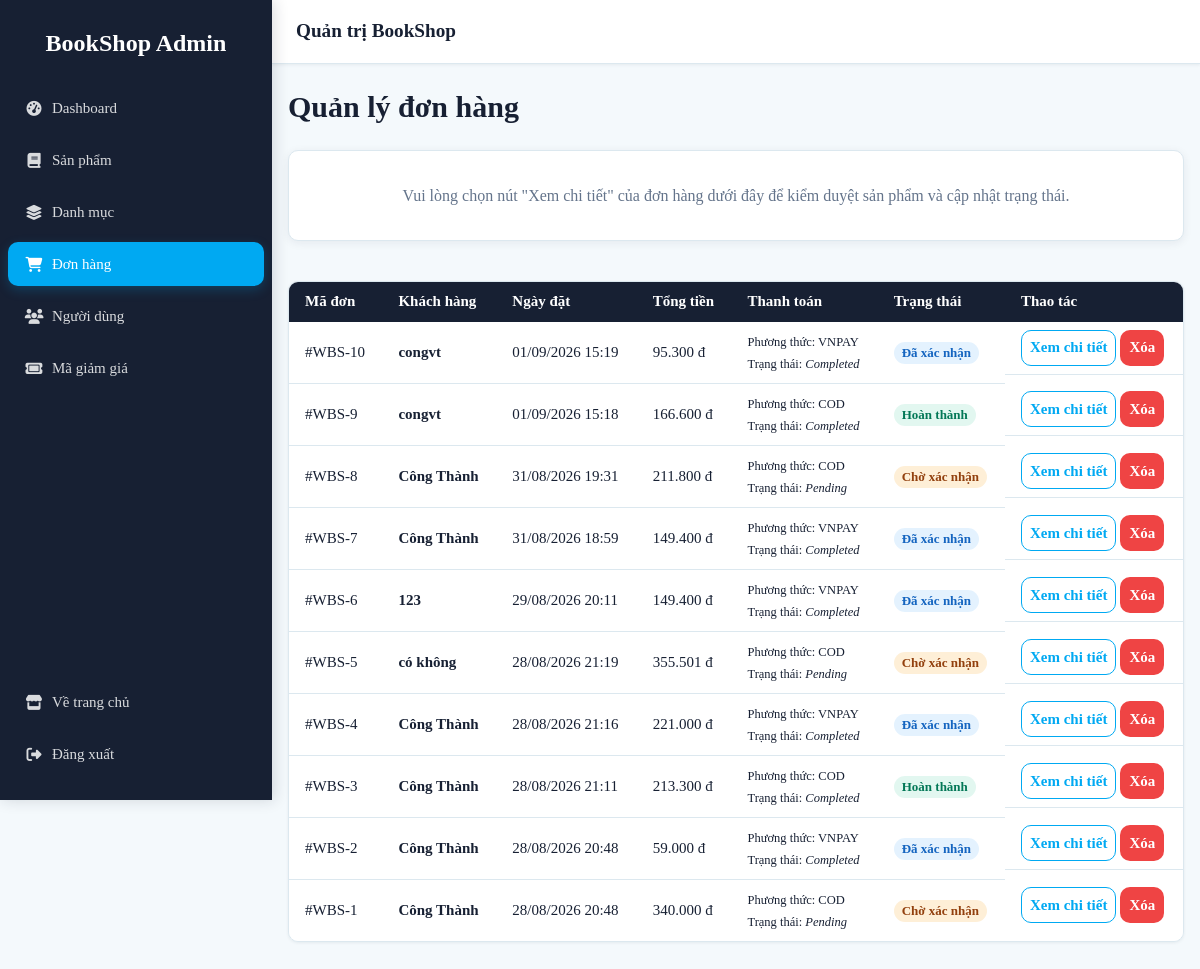
/admin/orders.php (signed in), run on an earlier commit of the app's database.
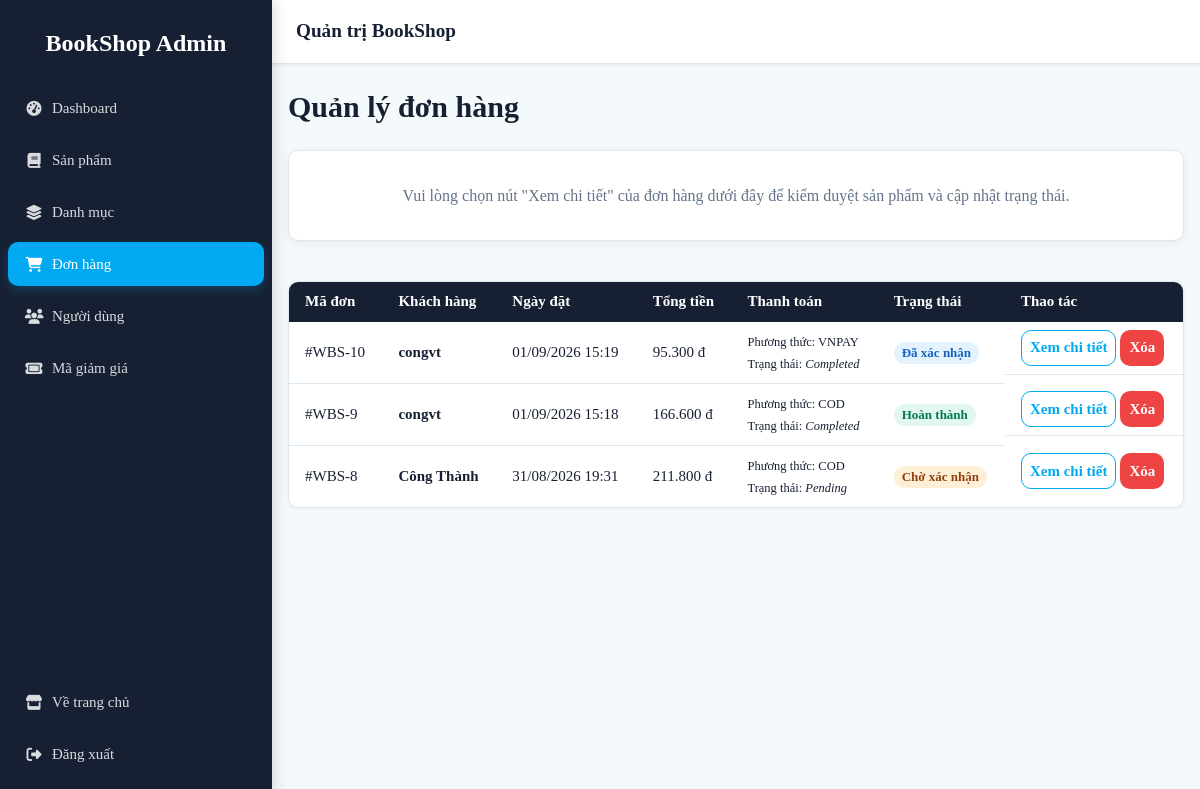
And on a later commit of the database.
### tables this page shows
CREATE TABLE `order` (
  `OrderID` int NOT NULL AUTO_INCREMENT,
  `CustomerID` int DEFAULT NULL,
  `EmployeeID` int DEFAULT NULL,
  `VoucherID` int DEFAULT NULL,
  `OrderDate` datetime DEFAULT CURRENT_TIMESTAMP,
  `ShippingAddress` text NOT NULL,
  `OrderStatus` enum('Pending','Processing','Shipped','Delivered','Cancelled') DEFAULT 'Pending',
  `TotalAmount` decimal(15,2) NOT NULL,
  `Note` text,
  PRIMARY KEY (`OrderID`),
  KEY `fk_order_user` (`CustomerID`),
  KEY `fk_order_voucher` (`VoucherID`),
  KEY `fk_order_employee` (`EmployeeID`),
  CONSTRAINT `fk_order_employee` FOREIGN KEY (`EmployeeID`) REFERENCES `user` (`CustomerID`) ON DELETE SET NULL,
  CONSTRAINT `fk_order_user` FOREIGN KEY (`CustomerID`) REFERENCES `user` (`CustomerID`) ON DELETE CASCADE,
  CONSTRAINT `fk_order_voucher` FOREIGN KEY (`VoucherID`) REFERENCES `voucher` (`VoucherID`) ON DELETE SET NULL
);

CREATE TABLE `user` (
  `CustomerID` int NOT NULL AUTO_INCREMENT,
  `RoleID` int DEFAULT NULL,
  `LastName` varchar(50) NOT NULL,
  `FirstName` varchar(50) NOT NULL,
  `Email` varchar(100) NOT NULL,
  `Password` varchar(255) NOT NULL,
  `Phone` varchar(20) DEFAULT NULL,
  `Address` text,
  `CreatedDate` datetime DEFAULT CURRENT_TIMESTAMP,
  `username` varchar(100) DEFAULT NULL,
  `ResetToken` varchar(10) DEFAULT NULL,
  `ResetTokenExpires` datetime DEFAULT NULL,
  PRIMARY KEY (`CustomerID`),
  UNIQUE KEY `Email` (`Email`),
  KEY `fk_user_role` (`RoleID`),
  CONSTRAINT `fk_user_role` FOREIGN KEY (`RoleID`) REFERENCES `role` (`RoleID`) ON DELETE SET NULL
);

CREATE TABLE `payment` (
  `PaymentID` int NOT NULL AUTO_INCREMENT,
  `OrderID` int DEFAULT NULL,
  `PaymentMethod` varchar(50) NOT NULL,
  `PaymentStatus` enum('Pending','Completed','Failed','Refunded') DEFAULT 'Pending',
  `PaymentDate` datetime DEFAULT NULL,
  PRIMARY KEY (`PaymentID`),
  KEY `fk_payment_order` (`OrderID`),
  CONSTRAINT `fk_payment_order` FOREIGN KEY (`OrderID`) REFERENCES `order` (`OrderID`) ON DELETE CASCADE
);

### admin/orders.php (the view, shortened to what the changed rows need)
<?php
require_once 'data.php';
require_once 'partials.php';
$statusMapping = [
  'Pending' => 'Chờ xác nhận',
  'Processing' => 'Đã xác nhận',
  'Shipped' => 'Đang giao',
  'Delivered' => 'Hoàn thành',
  'Cancelled' => 'Đã hủy'
];
$orders = [];
$res = $conn->query("
  SELECT o.OrderID, o.CustomerID, o.OrderDate, o.ShippingAddress, o.OrderStatus, o.TotalAmount,
         u.LastName, u.FirstName, p.PaymentMethod, p.PaymentStatus, d.DeliveryStatus
  FROM `order` o
  LEFT JOIN user u ON o.CustomerID = u.CustomerID
  LEFT JOIN payment p ON o.OrderID = p.OrderID
  LEFT JOIN delivery d ON o.OrderID = d.OrderID
  ORDER BY o.OrderID DESC
");
if ($res) {
  while ($row = $res->fetch_assoc()) {
    $orders[] = $row;
  }
}
?>
<!DOCTYPE html>
<html lang="vi">
<head>
  <title>Quản lý đơn hàng</title><?= adminCssLinks() ?>
</head>
<body>
  <div class="app-layout">
    <main class="page-content">
      <header class="page-header">
        <div>
          <h1>Quản lý đơn hàng</h1>
        </div>
      </header>
      <div class="table-wrapper">
        <table class="table">
          <thead>
            <tr>
              <th>Mã đơn</th>
              <th>Khách hàng</th>
              <th>Ngày đặt</th>
              <th>Tổng tiền</th>
              <th>Thanh toán</th>
              <th>Trạng thái</th>
              <th>Thao tác</th>
            </tr>
          </thead>
          <tbody>
            <?php foreach ($orders as $order):
              $customerName = $order['CustomerID']
                ? trim($order['LastName'] . ' ' . $order['FirstName'])
                : getCustomerNameFromAddress($order['ShippingAddress']);
              $vnStatus = $statusMapping[$order['OrderStatus']] ?? $order['OrderStatus'];
            ?>
              <tr>
                <td>#WBS-<?= h($order['OrderID']) ?></td>
                <td><strong><?= h($customerName) ?></strong></td>
                <td><?= date('d/m/Y H:i', strtotime($order['OrderDate'])) ?></td>
                <td><?= number_format($order['TotalAmount'], 0, ',', '.') ?> đ</td>
                <td>
                  <small>
                    Phương thức: <?= h($order['PaymentMethod'] ?? 'N/A') ?><br>
                    Trạng thái: <em><?= h($order['PaymentStatus'] ?? 'Pending') ?></em>
                  </small>
                </td>
                <td><span class="badge <?= badgeClass($vnStatus) ?>"><?= h($vnStatus) ?></span></td>
                <td class="table__actions">
                  <a class="btn btn--sm btn--outline" href="orders.php?edit=<?= h($order['OrderID']) ?>">Xem chi tiết</a>
                  <form method="post" onsubmit="return confirm('Bạn có chắc chắn muốn xóa đơn hàng này?')" style="display:inline">
                    <button class="btn btn--sm btn--danger" type="submit">Xóa</button>
                  </form>
                </td>
              </tr>
            <?php endforeach; ?>
          </tbody>
        </table>
      </div>
    </main>
  </div>
  </div>
</body>
</html>

What changed in the data, as far as the page shows it:
removed order: OrderID "7", CustomerID.FirstName "Công Thành", OrderDate "31/08/2026 18:59", TotalAmount "149.400", payment.PaymentMethod "VNPAY", payment.PaymentStatus "Completed", OrderStatus "Đã xác nhận"
removed order: OrderID "6", CustomerID.FirstName "123", OrderDate "29/08/2026 20:11", TotalAmount "149.400", payment.PaymentMethod "VNPAY", payment.PaymentStatus "Completed", OrderStatus "Đã xác nhận"
removed order: OrderID "5", CustomerID.FirstName "có không", OrderDate "28/08/2026 21:19", TotalAmount "355.501", payment.PaymentMethod "COD", payment.PaymentStatus "Pending", OrderStatus "Chờ xác nhận"
removed order: OrderID "4", CustomerID.FirstName "Công Thành", OrderDate "28/08/2026 21:16", TotalAmount "221.000", payment.PaymentMethod "VNPAY", payment.PaymentStatus "Completed", OrderStatus "Đã xác nhận"
removed order: OrderID "3", CustomerID.FirstName "Công Thành", OrderDate "28/08/2026 21:11", TotalAmount "213.300", payment.PaymentMethod "COD", payment.PaymentStatus "Completed", OrderStatus "Hoàn thành"
removed order: OrderID "2", CustomerID.FirstName "Công Thành", OrderDate "28/08/2026 20:48", TotalAmount "59.000", payment.PaymentMethod "VNPAY", payment.PaymentStatus "Completed", OrderStatus "Đã xác nhận"
removed order: OrderID "1", CustomerID.FirstName "Công Thành", OrderDate "28/08/2026 20:48", TotalAmount "340.000", payment.PaymentMethod "COD", payment.PaymentStatus "Pending", OrderStatus "Chờ xác nhận"
